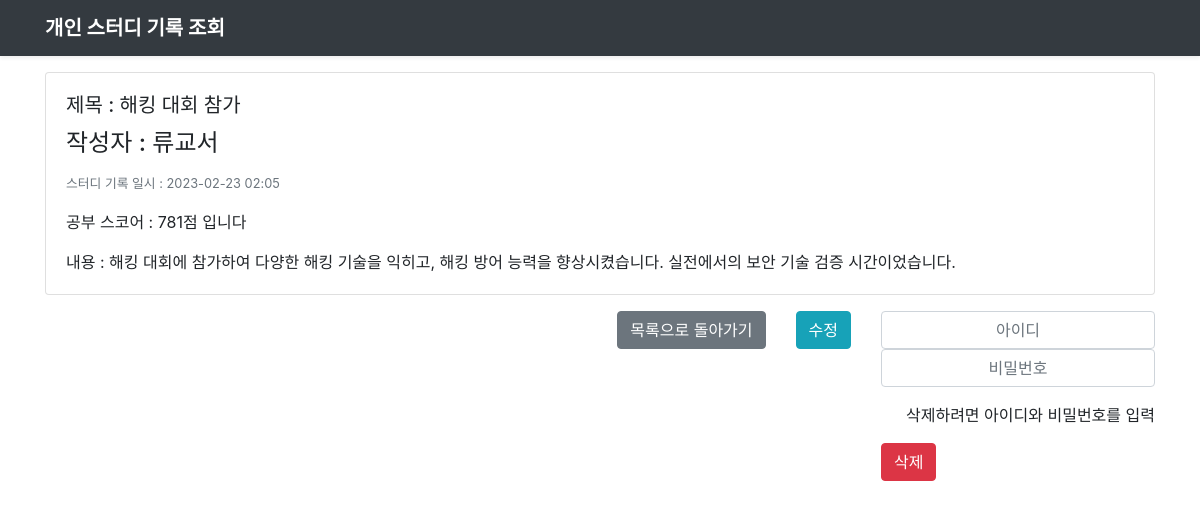
The app's page /post/107 (signed in) with its own data.
### app_study_dream/models.py (models this page shows, shortened)
class Board(models.Model):
    author = models.CharField(max_length=10, null=False, blank=False)
    title = models.CharField(max_length=100, null=False, blank=False)
    content = models.TextField(null=False)
    created_date = models.DateTimeField(auto_now_add=True)
    modified_date = models.DateTimeField(auto_now=True)
    record_score = models.IntegerField(default='', null=False)

### app_study_dream/views.py (the view)
# urls.py: path('post/<int:id>', views.detail, name='detail'),
@login_required(login_url='login')
def detail(request, id):
    try:
        board = Board.objects.get(pk=id)
    except Board.DoesNotExist:
        raise Http404("Does not exist!")
    return render(request, 'detail.html', {'board': board})

### templates/detail.html (shortened to what this page needs)
{% load static %}
<!DOCTYPE html>
<html lang="ko">
<head>
    <link rel="stylesheet" href="{% static 'bootstrap/css/bootstrap.min.css' %}" />
</head>
<body>
<header>
    <div class="navbar navbar-dark bg-dark shadow-sm mb-3">
        <div class="container d-flex justify-content-between">
            <a href="/" class="navbar-brand d-flex align-items-center">
                <strong>개인 스터디 기록 조회</strong>
            </a>
        </div>
    </div>
</header>
<div class="container">
    <div class="card">
        <div class="card-body">
            <h5 class="card-title">제목 : {{ board.title }}</h5>
            <h4 class="card-title">작성자 : {{ board.author }}</h4>
            <p class="card-text">
                <small class="text-muted">스터디 기록 일시 : {{ board.created_date | date:"Y-m-d h:i" }}</small>
                <p class="card-text">공부 스코어 :  {{ board.record_score }} 입니다</p>
            </p>
            <p class="card-text">내용 : {{ board.content }}</p>
        </div>
    </div>
    <div class="row mt-3">
        <div class="col-auto mr-auto"></div>
        <div class="col-auto">
            <button type="button" class="btn btn-secondary btn-block" onclick="window.location.href='{% url 'list_page' %}'">목록으로 돌아가기</button>
        </div>
        <div class="col-auto">
            <a class="btn btn-info" href="/post/edit/{{ board.id }}" role="button">수정</a>
        </div>
        <div class="col-auto">
            <form method="post" action="{% url 'delete_board' board.id %}">
                <div class="form-group text-right">
                    <input type="password" class="form-control text-center" id="username" name="username" placeholder="아이디" required>
                    <input type="password" class="form-control text-center" id="password" name="password" placeholder="비밀번호" required>
                </div>
                    <p class="text-right">삭제하려면 아이디와 비밀번호를 입력</p>
                    <button type="submit" class="btn btn-danger">삭제</button>
            </form>
        </div>
    </div>
</div>
</body>
</html>

### records on screen
Board: title "해킹 대회 참가", author "류교서", created_date "2023-02-23 02:05", record_score "781점", content "해킹 대회에 참가하여 다양한 해킹 기술을 익히고, 해킹 방어 능력을 향상시켰습니다. 실전에서의 보안 기술 검증 시간이었습니다."
